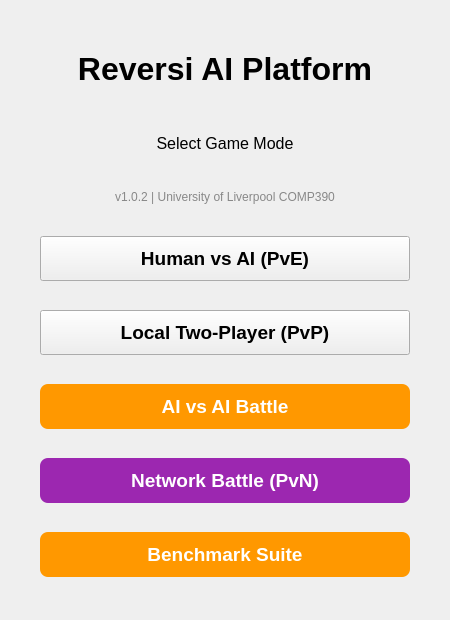
<?xml version="1.0" encoding="UTF-8"?>
<ui version="4.0">
 <class>MenuWindow</class>
 <widget class="QMainWindow" name="MenuWindow">
  <property name="geometry">
   <rect>
    <x>0</x>
    <y>0</y>
    <width>450</width>
    <height>550</height>
   </rect>
  </property>
  <property name="minimumSize">
   <size>
    <width>450</width>
    <height>620</height>
   </size>
  </property>
  <property name="maximumSize">
   <size>
    <width>450</width>
    <height>620</height>
   </size>
  </property>
  <property name="windowTitle">
   <string>Reversi AI Platform</string>
  </property>
  <property name="windowIcon">
   <iconset resource="rsc.qrc">
    <normaloff>:/rsc/black.png</normaloff>:/rsc/black.png</iconset>
  </property>
  <widget class="QWidget" name="centralWidget">
   <layout class="QVBoxLayout" name="verticalLayout">
    <property name="spacing">
     <number>20</number>
    </property>
    <property name="leftMargin">
     <number>40</number>
    </property>
    <property name="topMargin">
     <number>30</number>
    </property>
    <property name="rightMargin">
     <number>40</number>
    </property>
    <property name="bottomMargin">
     <number>30</number>
    </property>
    <item>
     <widget class="QLabel" name="titleLabel">
      <property name="minimumSize">
       <size>
        <width>0</width>
        <height>60</height>
       </size>
      </property>
      <property name="maximumSize">
       <size>
        <width>16777215</width>
        <height>60</height>
       </size>
      </property>
      <property name="font">
       <font>
        <pointsize>24</pointsize>
        <weight>75</weight>
        <bold>true</bold>
       </font>
      </property>
      <property name="alignment">
       <set>Qt::AlignCenter</set>
      </property>
      <property name="text">
       <string>Reversi AI Platform</string>
      </property>
     </widget>
    </item>
    <item>
     <widget class="QLabel" name="subtitleLabel">
      <property name="minimumSize">
       <size>
        <width>0</width>
        <height>30</height>
       </size>
      </property>
      <property name="maximumSize">
       <size>
        <width>16777215</width>
        <height>30</height>
       </size>
      </property>
      <property name="font">
       <font>
        <pointsize>12</pointsize>
       </font>
      </property>
      <property name="alignment">
       <set>Qt::AlignCenter</set>
      </property>
    <property name="text">
     <string>Select Game Mode</string>
    </property>
   </widget>
    </item>
    <item>
     <widget class="QLabel" name="versionLabel">
      <property name="minimumSize">
       <size>
        <width>0</width>
        <height>20</height>
       </size>
      </property>
      <property name="maximumSize">
       <size>
        <width>16777215</width>
        <height>20</height>
       </size>
      </property>
      <property name="font">
       <font>
        <pointsize>9</pointsize>
        <weight>50</weight>
       </font>
      </property>
      <property name="styleSheet">
       <string notr="true">color: #888888;</string>
      </property>
      <property name="alignment">
       <set>Qt::AlignCenter</set>
      </property>
      <property name="text">
       <string>v1.0.2 | University of Liverpool COMP390</string>
      </property>
     </widget>
    </item>
    <item>
     <widget class="QPushButton" name="pveButton">
      <property name="minimumSize">
       <size>
        <width>0</width>
        <height>45</height>
       </size>
      </property>
      <property name="font">
       <font>
        <pointsize>14</pointsize>
        <weight>75</weight>
        <bold>true</bold>
       </font>
      </property>
      <property name="text">
       <string>Human vs AI (PvE)</string>
      </property>
      <property name="iconSize">
       <size>
        <width>24</width>
        <height>24</height>
       </size>
      </property>
     </widget>
    </item>
    <item>
     <widget class="QPushButton" name="pvpButton">
      <property name="minimumSize">
       <size>
        <width>0</width>
        <height>45</height>
       </size>
      </property>
      <property name="font">
       <font>
        <pointsize>14</pointsize>
        <weight>75</weight>
        <bold>true</bold>
       </font>
      </property>
      <property name="text">
       <string>Local Two-Player (PvP)</string>
      </property>
      <property name="iconSize">
       <size>
        <width>24</width>
        <height>24</height>
       </size>
      </property>
     </widget>
    </item>
    <item>
     <widget class="QPushButton" name="aiVsAiButton">
      <property name="minimumSize">
       <size>
        <width>0</width>
        <height>45</height>
       </size>
      </property>
      <property name="font">
       <font>
        <pointsize>14</pointsize>
        <weight>75</weight>
        <bold>true</bold>
       </font>
      </property>
      <property name="text">
       <string>AI vs AI Battle</string>
      </property>
      <property name="iconSize">
       <size>
        <width>24</width>
        <height>24</height>
       </size>
      </property>
      <property name="styleSheet">
       <string notr="true">QPushButton {
    background-color: #FF9800;
    color: white;
    border-radius: 8px;
    padding: 10px;
}
QPushButton:hover {
    background-color: #F57C00;
}
QPushButton:pressed {
    background-color: #EF6C00;
}</string>
      </property>
     </widget>
    </item>
    <item>
     <widget class="QPushButton" name="networkButton">
      <property name="minimumSize">
       <size>
        <width>0</width>
        <height>45</height>
       </size>
      </property>
      <property name="font">
       <font>
        <pointsize>14</pointsize>
        <weight>75</weight>
        <bold>true</bold>
       </font>
      </property>
      <property name="text">
       <string>Network Battle (PvN)</string>
      </property>
      <property name="iconSize">
       <size>
        <width>24</width>
        <height>24</height>
       </size>
      </property>
      <property name="styleSheet">
       <string notr="true">QPushButton {
    background-color: #9C27B0;
    color: white;
    border-radius: 8px;
    padding: 10px;
}
QPushButton:hover {
    background-color: #7B1FA2;
}
QPushButton:pressed {
    background-color: #6A1B9A;
}</string>
      </property>
     </widget>
    </item>
    <item>
     <widget class="QPushButton" name="benchmarkButton">
      <property name="minimumSize">
       <size>
        <width>0</width>
        <height>45</height>
       </size>
      </property>
      <property name="font">
       <font>
        <pointsize>14</pointsize>
        <weight>75</weight>
        <bold>true</bold>
       </font>
      </property>
      <property name="text">
       <string>Benchmark Suite</string>
      </property>
      <property name="iconSize">
       <size>
        <width>24</width>
        <height>24</height>
       </size>
      </property>
      <property name="styleSheet">
       <string notr="true">QPushButton {
    background-color: #FF9800;
    color: white;
    border-radius: 8px;
    padding: 10px;
}
QPushButton:hover {
    background-color: #F57C00;
}
QPushButton:pressed {
    background-color: #EF6C00;
}</string>
      </property>
     </widget>
    </item>
   </layout>
  </widget>
  <widget class="QMenuBar" name="menuBar">
   <property name="geometry">
    <rect>
     <x>0</x>
     <y>0</y>
     <width>400</width>
     <height>26</height>
    </rect>
   </property>
  </widget>
 </widget>
 <resources/>
 <connections/>
</ui>
